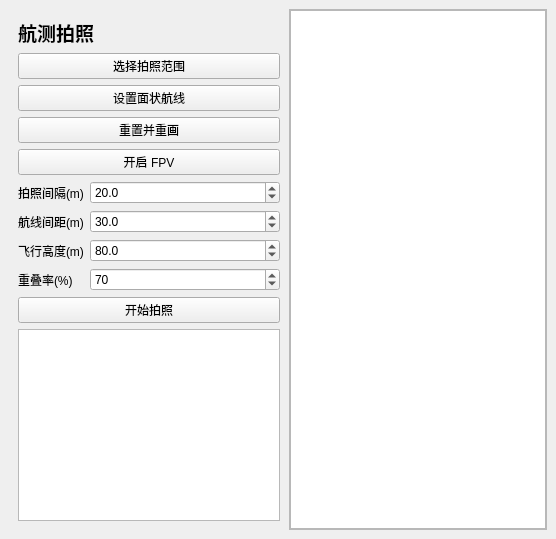
      <widget class="QWidget" name="AerialPhotoPage">
       <layout class="QHBoxLayout" name="horizontalLayout_aerialPhoto" stretch="0,1">
        <property name="spacing">
         <number>0</number>
        </property>
        <property name="leftMargin">
         <number>9</number>
        </property>
        <property name="topMargin">
         <number>9</number>
        </property>
        <property name="rightMargin">
         <number>9</number>
        </property>
        <property name="bottomMargin">
         <number>9</number>
        </property>
        <item>
         <widget class="QWidget" name="widgetAerialSidebar">
          <property name="minimumSize">
           <size>
            <width>280</width>
            <height>0</height>
           </size>
          </property>
          <property name="maximumSize">
           <size>
            <width>360</width>
            <height>16777215</height>
           </size>
          </property>
          <layout class="QVBoxLayout" name="verticalLayout_aerialSidebar">
           <item>
            <widget class="QLabel" name="labelAerialTitle">
             <property name="font">
              <font>
               <pointsize>14</pointsize>
               <bold>true</bold>
              </font>
             </property>
             <property name="text">
              <string>航测拍照</string>
             </property>
            </widget>
           </item>
           <item>
            <widget class="QPushButton" name="buttonSelectPhotoArea">
             <property name="text">
              <string>选择拍照范围</string>
             </property>
             <property name="checkable">
              <bool>true</bool>
             </property>
            </widget>
           </item>
           <item>
            <widget class="QPushButton" name="buttonSetPolygonRoute">
             <property name="text">
              <string>设置面状航线</string>
             </property>
             <property name="checkable">
              <bool>true</bool>
             </property>
            </widget>
           </item>
           <item>
            <widget class="QPushButton" name="buttonResetAerialPlan">
             <property name="text">
              <string>重置并重画</string>
             </property>
            </widget>
           </item>
           <item>
            <widget class="QPushButton" name="buttonToggleFpvOverlay">
             <property name="text">
              <string>开启 FPV</string>
             </property>
             <property name="checkable">
              <bool>true</bool>
             </property>
            </widget>
           </item>
           <item>
            <layout class="QFormLayout" name="formLayout_aerialParams">
             <item row="0" column="0">
              <widget class="QLabel" name="labelPhotoInterval">
               <property name="text">
                <string>拍照间隔(m)</string>
               </property>
              </widget>
             </item>
             <item row="0" column="1">
              <widget class="QDoubleSpinBox" name="doubleSpinBoxPhotoInterval">
               <property name="decimals">
                <number>1</number>
               </property>
               <property name="minimum">
                <double>1.000000000000000</double>
               </property>
               <property name="maximum">
                <double>1000.000000000000000</double>
               </property>
               <property name="value">
                <double>20.000000000000000</double>
               </property>
              </widget>
             </item>
             <item row="1" column="0">
              <widget class="QLabel" name="labelRouteSpacing">
               <property name="text">
                <string>航线间距(m)</string>
               </property>
              </widget>
             </item>
             <item row="1" column="1">
              <widget class="QDoubleSpinBox" name="doubleSpinBoxRouteSpacing">
               <property name="decimals">
                <number>1</number>
               </property>
               <property name="minimum">
                <double>1.000000000000000</double>
               </property>
               <property name="maximum">
                <double>1000.000000000000000</double>
               </property>
               <property name="value">
                <double>30.000000000000000</double>
               </property>
              </widget>
             </item>
             <item row="2" column="0">
              <widget class="QLabel" name="labelFlightHeight">
               <property name="text">
                <string>飞行高度(m)</string>
               </property>
              </widget>
             </item>
             <item row="2" column="1">
              <widget class="QDoubleSpinBox" name="doubleSpinBoxFlightHeight">
               <property name="decimals">
                <number>1</number>
               </property>
               <property name="minimum">
                <double>1.000000000000000</double>
               </property>
               <property name="maximum">
                <double>500.000000000000000</double>
               </property>
               <property name="value">
                <double>80.000000000000000</double>
               </property>
              </widget>
             </item>
             <item row="3" column="0">
              <widget class="QLabel" name="labelOverlapRate">
               <property name="text">
                <string>重叠率(%)</string>
               </property>
              </widget>
             </item>
             <item row="3" column="1">
              <widget class="QSpinBox" name="spinBoxOverlapRate">
               <property name="minimum">
                <number>10</number>
               </property>
               <property name="maximum">
                <number>95</number>
               </property>
               <property name="value">
                <number>70</number>
               </property>
              </widget>
             </item>
            </layout>
           </item>
           <item>
            <widget class="QPushButton" name="buttonStartPhotoMission">
             <property name="text">
              <string>开始拍照</string>
             </property>
            </widget>
           </item>
           <item>
            <widget class="QTextBrowser" name="textBrowserAerialStatus"/>
           </item>
          </layout>
         </widget>
        </item>
        <item>
         <widget class="QFrame" name="frameAerialMap">
          <property name="sizePolicy">
           <sizepolicy hsizetype="Expanding" vsizetype="Expanding">
            <horstretch>1</horstretch>
            <verstretch>1</verstretch>
           </sizepolicy>
          </property>
          <property name="frameShape">
           <enum>QFrame::StyledPanel</enum>
          </property>
          <layout class="QVBoxLayout" name="verticalLayout_aerialMap">
           <property name="spacing">
            <number>0</number>
           </property>
           <property name="leftMargin">
            <number>0</number>
           </property>
           <property name="topMargin">
            <number>0</number>
           </property>
           <property name="rightMargin">
            <number>0</number>
           </property>
           <property name="bottomMargin">
            <number>0</number>
           </property>
           <item>
            <widget class="QGraphicsView" name="graphicsViewAerialMap">
             <property name="sizePolicy">
              <sizepolicy hsizetype="Expanding" vsizetype="Expanding">
               <horstretch>1</horstretch>
               <verstretch>1</verstretch>
              </sizepolicy>
             </property>
            </widget>
           </item>
          </layout>
         </widget>
        </item>
       </layout>
      </widget>
